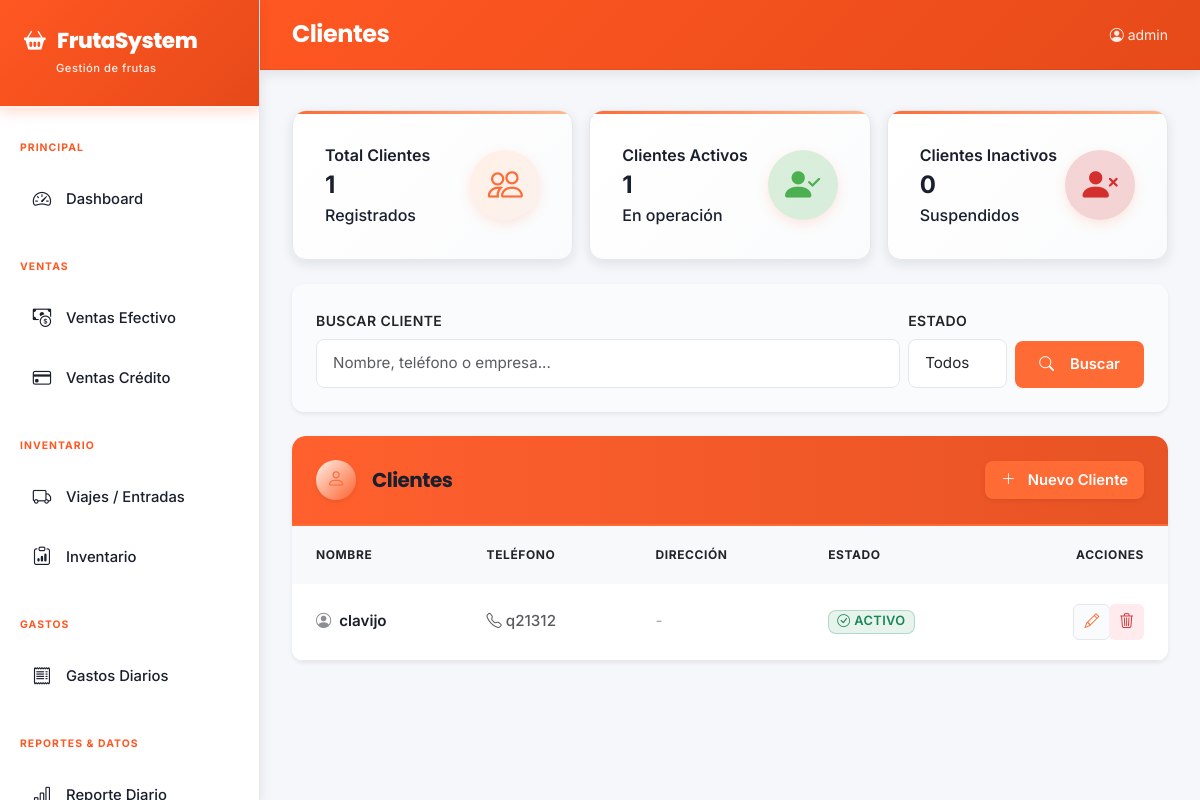
The app's page /clientes/ (signed in) with its own data.
### core/models.py (models this page shows, shortened)
class Cliente(models.Model):
    nombre = models.CharField(max_length=200, verbose_name='Nombre')
    telefono = models.CharField(max_length=20, blank=True, verbose_name='Teléfono')
    direccion = models.TextField(blank=True, verbose_name='Dirección')
    activo = models.BooleanField(default=True, verbose_name='Activo')
    class Meta:
        verbose_name = 'Cliente'; verbose_name_plural = 'Clientes'; ordering = ['nombre']

### core/views.py (the view)
# urls.py: path('clientes/', views.cliente_list, name='cliente_list'),
@login_required
def cliente_list(request):
    q = request.GET.get('q', '')
    clientes = Cliente.objects.filter(nombre__icontains=q) if q else Cliente.objects.all()
    num_clientes = clientes.count()
    num_activos = clientes.filter(activo=True).count()
    num_inactivos = clientes.filter(activo=False).count()
    return render(request, 'core/cliente_list.html', {
        'clientes': clientes, 'q': q,
        'num_clientes': num_clientes, 'num_activos': num_activos, 'num_inactivos': num_inactivos
    })

### core/templates/core/cliente_list.html (shortened to what this page needs)
{% extends 'core/base.html' %}
{% block page_title %}Clientes{% endblock %}
{% block content %}
<div class="row row-cols-1 row-cols-md-3 g-3 mb-4">
  <div class="col">
    <div class="stat-card-white h-100">
      <div>
        <div class="small fw-semibold">Total Clientes</div>
        <div class="fs-4 fw-bold">{{ num_clientes }}</div>
        <div class="small">Registrados</div>
      </div>
      <div class="stat-icon-wrapper">
        <i class="bi bi-people"></i>
      </div>
    </div>
  </div>
  <div class="col">
    <div class="stat-card-white h-100">
      <div>
        <div class="small fw-semibold">Clientes Activos</div>
        <div class="fs-4 fw-bold">{{ num_activos|default:0 }}</div>
        <div class="small">En operación</div>
      </div>
      <div class="stat-icon-wrapper" style="background: rgba(76, 175, 80, 0.2); color: #4CAF50;">
        <i class="bi bi-person-check-fill"></i>
      </div>
    </div>
  </div>
  <div class="col">
    <div class="stat-card-white h-100">
      <div>
        <div class="small fw-semibold">Clientes Inactivos</div>
        <div class="fs-4 fw-bold">{{ num_inactivos }}</div>
        <div class="small">Suspendidos</div>
      </div>
      <div class="stat-icon-wrapper" style="background: rgba(211, 47, 47, 0.2); color: #d32f2f;">
        <i class="bi bi-person-x-fill"></i>
      </div>
    </div>
  </div>
</div>
<div class="card border-0 shadow-sm mb-4" style="border-radius: 12px; background: var(--bg-light);">
  <div class="card-body p-4">
    <form class="d-flex gap-2 align-items-end">
      <div style="flex: 1;">
        <label class="form-label fw-semibold small" style="color: var(--text-secondary);">Buscar Cliente</label>
        <input type="text" name="q" value="{{ q }}" class="form-control" placeholder="Nombre, teléfono o empresa..." style="border-radius: 8px; border: 1px solid var(--border-light); padding: 0.75rem 1rem;">
      </div>
      <div>
        <label class="form-label fw-semibold small" style="color: var(--text-secondary);">Estado</label>
        <select class="form-select" style="border-radius: 8px; border: 1px solid var(--border-light); padding: 0.75rem 1rem;">
          <option value="">Todos</option>
        </select>
      </div>
      <button class="btn w-auto" style="background: var(--orange-primary); color: white; border-radius: 8px; border: none; padding: 0.75rem 1.5rem; font-weight: 600;">
        <i class="bi bi-search me-2"></i>Buscar
      </button>
    </form>
  </div>
</div>
<div class="card border-0 shadow-sm" style="border-radius: 12px; overflow: hidden;">
  <div class="card-header border-bottom-0 bg-white py-4 d-flex justify-content-between align-items-center">
    <div class="d-flex align-items-center">
      <div class="stat-icon-wrapper d-inline-flex me-3 shadow-sm" style="width: 40px; height: 40px; font-size: 1.2rem;">
        <i class="bi bi-person"></i>
      </div>
      <h5 class="mb-0 fw-bold" style="color: var(--text-main);">Clientes</h5>
    </div>
    <a href="{% url 'cliente_create' %}" class="btn px-3 py-2 fw-semibold shadow-sm" style="background: var(--orange-primary); color: white; border: none; border-radius: 8px;">
      <i class="bi bi-plus-lg me-1"></i> Nuevo Cliente
    </a>
  </div>
  <div class="card-body p-0">
    <div class="table-responsive">
      <table class="table table-hover align-middle mb-0">
        <thead class="bg-light">
          <tr>
            <th class="ps-4 fw-bold small" style="color: var(--text-secondary);">NOMBRE</th>
            <th class="fw-bold small" style="color: var(--text-secondary);">TELÉFONO</th>
            <th class="fw-bold small" style="color: var(--text-secondary);">DIRECCIÓN</th>
            <th class="fw-bold small" style="color: var(--text-secondary);">ESTADO</th>
            <th class="text-end pe-4 fw-bold small" style="color: var(--text-secondary);">ACCIONES</th>
          </tr>
        </thead>
        <tbody class="border-top-0">
        {% for c in clientes %}
        <tr>
          <td class="ps-4 fw-semibold" style="color: var(--text-main);">
            <i class="bi bi-person-circle me-2" style="opacity: 0.5;"></i>{{ c.nombre }}
          </td>
          <td class="text-muted small">
            {% if c.telefono %}<i class="bi bi-telephone me-1"></i>{{ c.telefono }}{% else %}<span style="opacity: 0.5;">-</span>{% endif %}
          </td>
          <td class="text-muted small">
            {% if c.direccion %}<i class="bi bi-geo-alt me-1"></i>{{ c.direccion|truncatechars:30 }}{% else %}<span style="opacity: 0.5;">-</span>{% endif %}
          </td>
          <td>
            {% if c.activo %}
              <span class="badge bg-success bg-opacity-10 text-success border border-success border-opacity-25 px-2 py-1">
                <i class="bi bi-check-circle me-1"></i>Activo
              </span>
            {% else %}
              <span class="badge bg-secondary bg-opacity-10 text-secondary border border-secondary border-opacity-25 px-2 py-1">
                <i class="bi bi-x-circle me-1"></i>Inactivo
              </span>
            {% endif %}
          </td>
          <td class="text-end pe-4">
            <div class="btn-group btn-group-sm" role="group">
              <a href="{% url 'cliente_edit' c.pk %}" class="btn btn-sm" style="background-color: var(--bg-light); color: var(--orange-primary); border-radius: 6px; padding: 6px 10px; border: 1px solid var(--border-light);" title="Editar">
                <i class="bi bi-pencil"></i>
              </a>
              <a href="{% url 'cliente_delete' c.pk %}" class="btn btn-sm" style="background-color: #ffebee; color: #d32f2f; border-radius: 6px; padding: 6px 10px; border: none;" title="Eliminar">
                <i class="bi bi-trash3"></i>
              </a>
            </div>
          </td>
        </tr>
        {% endfor %}
        </tbody>
      </table>
    </div>
  </div>
</div>
{% endblock %}

### core/templates/core/base.html (shortened to what this page needs)
<!DOCTYPE html>
<html lang="es">
<head>
<link href="https://cdn.jsdelivr.net/npm/bootstrap@5.3.0/dist/css/bootstrap.min.css" rel="stylesheet">
<link href="https://cdn.jsdelivr.net/npm/bootstrap-icons@1.11.0/font/bootstrap-icons.css" rel="stylesheet">
</head>
<body>
<div class="sidebar" id="sidebar">
  <div class="sidebar-brand">
    <h5><i class="bi bi-basket2-fill"></i>FrutaSystem</h5>
    <small>Gestión de frutas</small>
  </div>
  <nav class="mt-2">
    <div class="nav-section">Principal</div>
    <a href="{% url 'dashboard' %}" class="nav-link {% if request.resolver_match.url_name == 'dashboard' %}active{% endif %}">
      <i class="bi bi-speedometer2"></i> Dashboard
    </a>
    <div class="nav-section">Ventas</div>
    <a href="{% url 'venta_efectivo_list' %}" class="nav-link {% if 'efectivo' in request.path %}active{% endif %}">
      <i class="bi bi-cash-coin"></i> Ventas Efectivo
    </a>
    <a href="{% url 'venta_credito_list' %}" class="nav-link {% if 'credito' in request.path %}active{% endif %}">
      <i class="bi bi-credit-card"></i> Ventas Crédito
    </a>
    <div class="nav-section">Inventario</div>
    <a href="{% url 'viaje_list' %}" class="nav-link {% if 'viajes' in request.path %}active{% endif %}">
      <i class="bi bi-truck"></i> Viajes / Entradas
    </a>
    <a href="{% url 'inventario_list' %}" class="nav-link {% if 'inventario' in request.path %}active{% endif %}">
      <i class="bi bi-clipboard-data"></i> Inventario
    </a>
    <div class="nav-section">Gastos</div>
    <a href="{% url 'gasto_list' %}" class="nav-link {% if 'gastos' in request.path and 'categorias' not in request.path %}active{% endif %}">
      <i class="bi bi-receipt"></i> Gastos Diarios
    </a>
    <div class="nav-section">Reportes & Datos</div>
    <a href="{% url 'reporte_diario' %}" class="nav-link {% if 'diario' in request.path %}active{% endif %}">
      <i class="bi bi-bar-chart-line"></i> Reporte Diario
    </a>
  </nav>
</div>
<div class="main-content">
  <div class="topbar">
    <div class="flex-grow-1">
      <h6 class="page-title-text d-none d-lg-flex">{% block page_title %}{% endblock %}</h6>
    </div>
    <div class="d-flex align-items-center gap-3">
      <small style="color: rgba(255,255,255,0.9);"><i class="bi bi-person-circle me-1"></i>{{ request.user.username }}</small>
    </div>
  </div>
  <div class="content-area">
    {% block content %}{% endblock %}
  </div>
</div>
</body>
</html>

### records on screen
Cliente: nombre "clavijo", telefono "q21312", activo True (drawn)

### other values on screen
{{ request.user.username }} "admin"
{{ num_clientes }} "1"
{{ num_activos|default:0 }} "1"
{{ num_inactivos }} "0"
